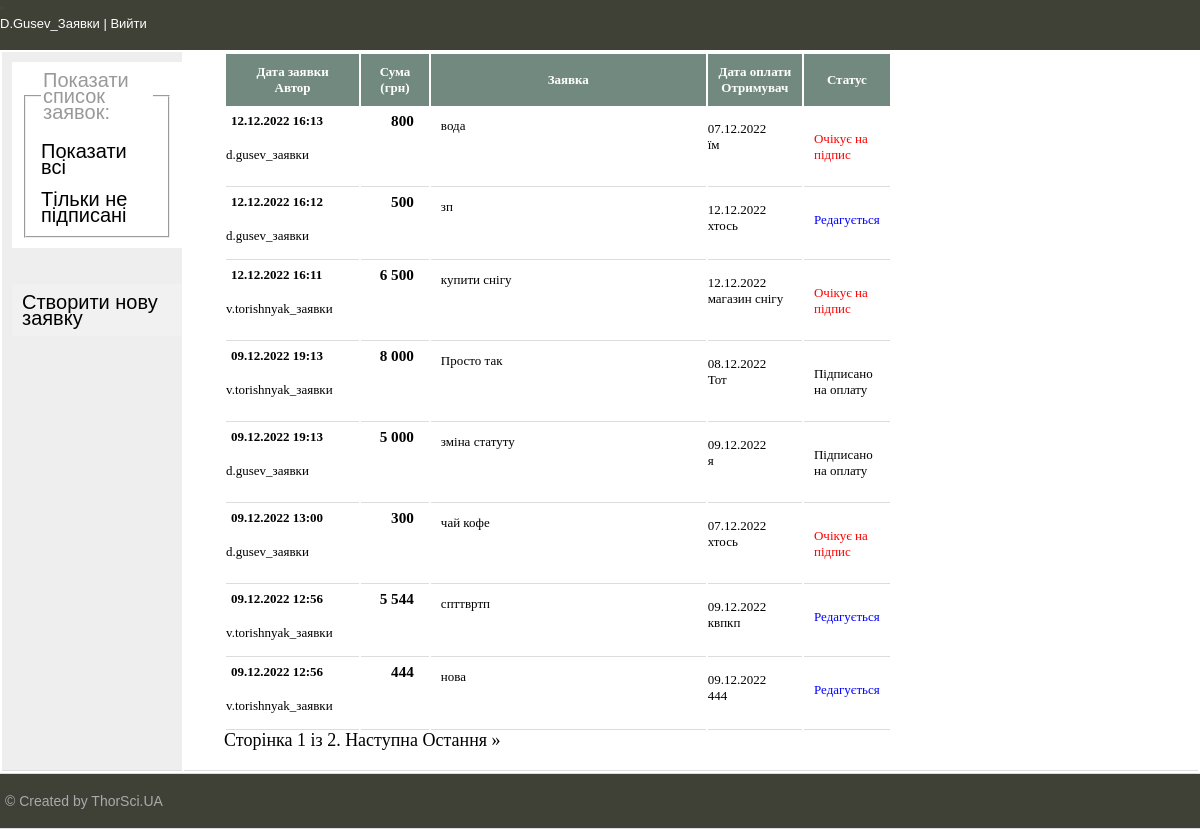
The app's page /req-list/ (signed in) with its own data.
### requestApp/models.py (models this page shows, shortened)
class Req(models.Model):
    user = models.ForeignKey(User, on_delete=models.PROTECT, default=None,
                             verbose_name='Автор', related_name='reqs')
    req_date = models.DateTimeField(auto_now=True,
                                    verbose_name='Дата заявки')
    pay_date = models.DateField(verbose_name='Дата потреби',
                                default=get_default_pay_date,
                                help_text='<sup>план</sup>', )
    target = models.TextField(max_length=500, verbose_name='Ціль',
                              error_messages={'blank': 'Необхідно заповнити це поле'})
    sum = models.IntegerField(default=0, verbose_name='Сума')
    receiver = models.CharField(max_length=50, verbose_name='Отримувач')
    is_ready = models.BooleanField(default=False, verbose_name='Готово для підпису')
    is_agreed = models.BooleanField(default=False, verbose_name='Узгоджено')
    info_text = models.CharField(max_length=500, blank=True, verbose_name='Дод інфо')
    class Meta:
        verbose_name = 'Заявка'
        verbose_name_plural = 'ЗаявкиРДС'
        ordering = ['-req_date']

### requestApp/views.py (the view)
# urls.py: path('req-list/', ReqList.as_view(), name='req-list'),
class ReqList(LoginRequiredMixin, ListView):
    is_signed = False
    model = Req
    paginate_by = 8
    template_name = 'requestApp/req-list.html'
    context_object_name = 'reqs'
    def get_context_data(self, **kwargs):
        context = super().get_context_data(**kwargs)
        context['title'] = 'Перелік заявок'
        return context
    def get_queryset(self):
        signed = self.request.GET.get('signed')
        if signed is None: signed = True
        try:
            u = User.objects.get(id=self.request.user.id)
            user_role = u.userprofile.role
            if user_role == Role.DIRECTOR:
                return Req.objects.filter(
                    (Q(user=self.request.user) | Q(is_ready=True))
                    & (Q(is_agreed=False) | Q(is_agreed=signed)))
            else:
                my_userprofile = UserProfile.objects.get(user=self.request.user)
                return Req.objects.filter(
                    (Q(user=self.request.user) | Q(user__userprofile__supervisor=my_userprofile))
                    & (Q(is_agreed=False) | Q(is_agreed=signed)))
        except ObjectDoesNotExist:
            pass
        return None

### requestApp/templates/requestApp/req-list.html (shortened to what this page needs)
{% extends 'requestApp/base.html' %}
{% block content %}
<table>
    <thead>
    <tr>
        <th>Дата заявки<br>Автор</th>
        <th>Сума <br>(грн)</th>
        <th>Заявка</th>
        <th>Дата оплати<br>Отримувач</th>
        <th>Статус</th>
    </tr>
    </thead>
    {% for p in reqs %}
    <tr class="req-row" ondblclick="window.location.href = '{%  url 'req-update' p.id %}'">
        <td сlass="date-col">
            <div>
                <h4>{{p.req_date|date:"d.m.Y G:i" }} </h4>
                <p>{{p.user}}</p>
            </div>
        </td>
        <td class="sum-col"><h3>{{p.sum}} </h3></td>
        <td>
            <div class="target-col"> {{p.target|linebreaksbr}}</div>
        </td>
        <td><p>{{p.pay_date|date:"d.m.Y" }}<br>{{p.receiver}}</p></td>
        <td class="status-col">
            {% if p.is_agreed %}
            <p> Підписано на оплату
            {% elif p.is_ready %}
            <p style="color:red;"> Очікує на підпис
            {%else%}
            <p style="color:blue;"> Редагується
            {% endif %}
            </p>
        </td>
    </tr>
    {% endfor %}
</table>
<div class="pagination">
    <span class="step-links" style="font-size:18px">
        <span class="current">
            Сторінка {{ page_obj.number }} із {{ page_obj.paginator.num_pages }}.
        </span>
        {% if page_obj.has_next %}
            <a href="?page={{ page_obj.next_page_number }}">Наступна</a>
            <a href="?page={{ page_obj.paginator.num_pages }}">Остання &raquo;</a>
        {% endif %}
    </span>
</div>
{% endblock %}

### requestApp/templates/requestApp/base.html (shortened to what this page needs)
{% load static %}
<!DOCTYPE html>
<html>
<head>
    <link type="text/css" href="{% static 'requestApp/css/styles.css' %}" rel="stylesheet"/>
</head>
<body>
<table class="table-page" border=0 cellpadding="0" cellspacing="0">
    <tr>
        <td valign=top>
            {% block mainmenu %}
            <div class="header">
                <div class="clear">
                    {% if request.user.is_authenticated %}
                    <li>
                        <div class="user"><a href="{% url 'logout' %}">{{request.user|title}}   |   Вийти</a></div>
                    </li>
                    {%endif%}
                </div>
            </div>
            {% endblock mainmenu %}
            <table class="table-content">
                <tr>
                    <td valign="top" class="left-chapters">
                        <ul id="leftchapters">
                            {% if request.user.is_authenticated %}
                            <li class="btn active">
                                <fieldset>
                                    <legend>Показати список заявок:</legend>
                                    <br>
                                    <div><a href="{% url 'req-list'   %}">Показати всі</a></div>
                                    <br>
                                    <div><a href="{% url 'req-list'   %}?signed=False">Тільки не підписані</a></div>
                                </fieldset>
                            </li>
                            <br>
                            <li class="btn"><a href="{% url 'req-create' %}">Створити нову заявку</a></li>
                            {% endif %}
                        </ul>
                    </td>
                    <td valign="top" class="content">
                        <div class="content-text">
                            {% block content %}
                            {% endblock %}
                        </div>
                    </td>
                </tr>
            </table>
        </td>
    </tr>
    <tr>
        <td valign=top>
            <div id="footer">
                <p>&copy; Created by ThorSci.UA </p>
            </div>
        </td>
    </tr>
</table>
</body>
</html>

### requestApp/static/requestApp/css/styles.css (style rules this page uses)
html, body { font-family: 'Arial'; margin: 0; padding: 0; height: 100%; width: 100%; color: #444; }
a { color:black; text-decoration: none; vertical-align:center; }
.user a { color:white; }
.table-page { width: 100%; height: 100%; vertical-align: top; }
.table-page { height: 100%; }
th { background-color: #728980; color: white; height: 50px; }
table { width: 70%; }
.clear { clear: both; }
.header { background: #3F4137; height: 50px; position: sticky; top: 0; }
.table-content { width: 100%; min-height: 100%; height: 100%; }
.left-chapters { margin: 0; background: #eee; min-height: 100%; }
.left-chapters ul { width: 180px; min-height: 100%; margin: 0; padding: 0px 0px 0px 0px; list-style: none; font-size: 20px; }
.left-chapters ul li { margin: 10px 0px 10px 10px; padding: 10px 10px 10px 10px; color: #999; }
.left-chapters ul li a { text-decoration: none; width:100% }
.content { padding: 0px 20px 20px 20px; width: 100%; box-sizing: border-box; }
.content-text { margin: 0px 0 0 20px; color: #000; font-family: Yandex Sans Display Light; }
#footer { box-sizing: border-box; background: #3F4137; padding: 5px; color: #aaa; font-size: 14px; font-family: Verdana, Geneva, Arial, Helvetica; text-align: left; overflow: hidden; }
td { font-size: 0.8125rem; line-height: 16px; vertical-align: top; padding: 0px; border-bottom: 1px solid #ddd; }
thead th { position: sticky; top: 53px; }
.target-col { padding:10px; height:50px; width:200px; overflow: hidden; }
.status-col { padding:10px; height:50px; width:20px; overflow: hidden; }
.sum-col { text-align: right; padding-right:10px; }
h3, h4 { margin:0; padding:5px; }
.btn { border: none; outline: none; padding: 10px 16px; background-color: #f1f1f1; cursor: pointer; }
.active, .btn:hover { background-color: #fff; border-right-color:red; }

### records on screen
Req: req_date "12.12.2022 16:13", user "d.gusev_заявки", sum "800", target "вода", pay_date "07.12.2022", receiver "їм", is_agreed "Очікує на підпис"
Req: req_date "12.12.2022 16:12", user "d.gusev_заявки", sum "500", target "зп", pay_date "12.12.2022", receiver "хтось", is_agreed "Редагується"
Req: req_date "12.12.2022 16:11", user "v.torishnyak_заявки", sum "6 500", target "купити снігу", pay_date "12.12.2022", receiver "магазин снігу", is_agreed "Очікує на підпис"
Req: req_date "09.12.2022 19:13", user "v.torishnyak_заявки", sum "8 000", target "Просто так", pay_date "08.12.2022", receiver "Тот", is_agreed "Підписано на оплату"
Req: req_date "09.12.2022 19:13", user "d.gusev_заявки", sum "5 000", target "зміна статуту", pay_date "09.12.2022", receiver "я", is_agreed "Підписано на оплату"
Req: req_date "09.12.2022 13:00", user "d.gusev_заявки", sum "300", target "чай кофе", pay_date "07.12.2022", receiver "хтось", is_agreed "Очікує на підпис"
Req: req_date "09.12.2022 12:56", user "v.torishnyak_заявки", sum "5 544", target "спттвртп", pay_date "09.12.2022", receiver "квпкп", is_agreed "Редагується"
Req: req_date "09.12.2022 12:56", user "v.torishnyak_заявки", sum "444", target "нова", pay_date "09.12.2022", receiver "444", is_agreed "Редагується"

### other values on screen
{{ request.user|title }} "D.Gusev_Заявки"
{{ page_obj.number }} "1"
{{ page_obj.paginator.num_pages }} "2"
